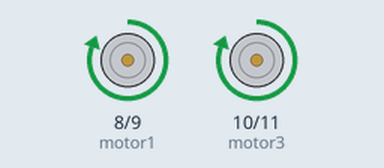
Simulated run of this sketch. Board: Arduino Uno, built with avr-gcc and run on an emulated ATmega328P. Shown: motor-driver pin pairs drawn as motors (green arrow = first pin HIGH = forward, orange = second pin HIGH = backward, longer = more drive).

Above: at 0.5 s.
At 2.0 s:
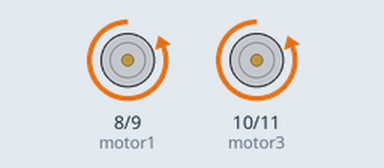
At 4.5 s:
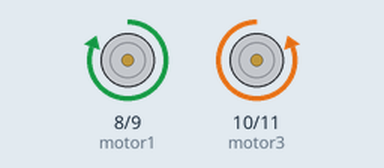
Timing chart, 0 to 7.8 s (numbered marks = the images above):
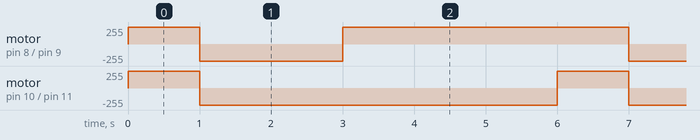

Measured:
- by itself, motor on pin 8 (motor1) / pin 9 (motor2): repeats every 6.0 s: backward 255/255 2.0 s, forward 255/255 4.0 s
- by itself, motor on pin 10 (motor3) / pin 11 (motor4): alternates forward 255/255 for 1.0 s and backward 255/255 for 5.0 s

The sketch:

bomotor.ino
```cpp
int motor1 = 8;
int motor2 = 9;
int motor3 = 10;
int motor4 = 11;

void setup() {
  // put your setup code here, to run once:
  pinMode(motor1,OUTPUT);
  pinMode(motor2,OUTPUT);
  pinMode(motor3,OUTPUT);
  pinMode(motor4,OUTPUT);
}

void loop() {
  // put your main code here, to run repeatedly:
  //RIGHT MOTOR
  digitalWrite(motor1,HIGH);
  digitalWrite(motor2,LOW);
  //LEFT MOTOR
  digitalWrite(motor3,HIGH);
  digitalWrite(motor4,LOW);
  delay(1000);

  digitalWrite(motor1,LOW);
  digitalWrite(motor2,HIGH);
  //LEFT MOTOR
  digitalWrite(motor3,LOW);
  digitalWrite(motor4,HIGH);

  delay(2000);

  digitalWrite(motor1,HIGH);
  digitalWrite(motor2,LOW);
  //LEFT MOTOR
  digitalWrite(motor3,LOW);
  digitalWrite(motor4,HIGH);

  delay(3000);


}
```
